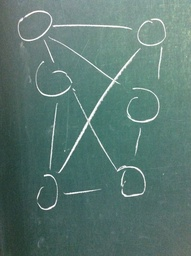
#> input picture Course-project/data/green/IMG_3094.JPG, 191 x 256 px, shrunk from 1936 x 2592 before the run
$ python -i connect_lines_hough.py   (imports and definitions only)
#> lines starting #> are read from the running program, lines starting #| are printed output that depends on the picture; after the words box and inside, x2 and y2 are one past the last pixel; in counts of white or black regions, pixels touching at a corner belong together
import matplotlib.pyplot as plt
from PIL import Image, ImageTk
from scipy import misc
import numpy as np
import hashlib
import shutil
import math
import cv2
import sys
import cv2
import os


def get_lines(lines_in):
    return [l[0] for l in lines_in]

def process_lines(image_src):
    img = cv2.imread(image_src)
#> img is the input picture: shape (256, 191, 3); mean B, G, R 114.1, 120.8, 91.1
    gray = cv2.cvtColor(img,cv2.COLOR_BGR2GRAY)
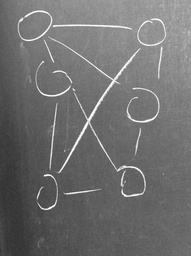
#> gray: shape (256, 191); min 48, max 255, mean 111.1

    ret, thresh1 = cv2.threshold(gray,127,255,cv2.THRESH_BINARY)
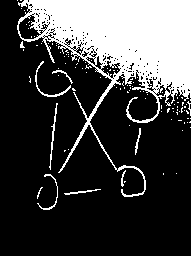
#> thresh1: shape (256, 191); 25.5% white; 104 white regions (94 under 20 px), largest, box (x1, y1, x2, y2) and area: (17, 0, 191, 197) 11679, (35, 61, 71, 97) 131, (49, 103, 58, 170) 116

    thresh1 = cv2.bitwise_not(thresh1)

    edges = cv2.Canny(thresh1, threshold1=50, threshold2=200, apertureSize = 3)
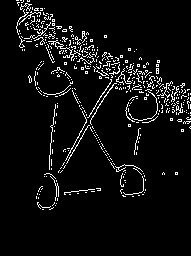
#> edges: shape (256, 191); 5.7% white in thin lines or dots, all inside (x1, y1, x2, y2) = (16, 0, 191, 210)

    lines = cv2.HoughLinesP(thresh1, rho=1, theta=np.pi/180, threshold=50,
                            minLineLength=50, maxLineGap=30)
#> lines = 201 rows, first 6: [0, 0, 45, 255], [13, 0, 190, 196], [0, 56, 190, 246], [0, 36, 190, 226], [0, 59, 190, 249], [0, 74, 181, 255]

    # l[0] - line; l[1] - angle
    for line in get_lines(lines):
        leftx, boty, rightx, topy = line
        cv2.line(img, (leftx, boty), (rightx,topy), (0,0,255), 6)
#> this loop made 201 passes
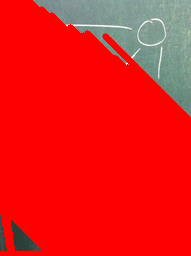
#> img: shape (256, 191, 3); mean B, G, R 25.4, 27.1, 231.6

    # merge lines

    #------------------
    # prepare
    _lines = []
    for _line in get_lines(lines):
        _lines.append([(_line[0], _line[1]),(_line[2], _line[3])])
#> this loop made 201 passes

    # sort
    _lines_x = []
    _lines_y = []
    for line_i in _lines:
        orientation_i = math.atan2((line_i[0][1]-line_i[1][1]),(line_i[0][0]-line_i[1][0]))
        if (abs(math.degrees(orientation_i)) > 45) and abs(math.degrees(orientation_i)) < (90+45):
            _lines_y.append(line_i)
        else:
            _lines_x.append(line_i)
#> this loop made 201 passes
#> (line_i, orientation_i) on passes 1 to 3: ([(0, 0), (45, 255)], -1.75), ([(13, 0), (190, 196)], -2.31), ([(0, 56), (190, 246)], -2.36)

    _lines_x = sorted(_lines_x, key=lambda _line: _line[0][0])
    _lines_y = sorted(_lines_y, key=lambda _line: _line[0][1])

    merged_lines_x = merge_lines_pipeline_2(_lines_x)
#> the loop in merge_lines_pipeline_2, `for line in lines:` made 169 passes
#> the loop in merge_lines_pipeline_2, `for group in super_lines:` made 2 passes
    merged_lines_y = merge_lines_pipeline_2(_lines_y)
#> the loop in merge_lines_pipeline_2 (call 2), `for line in lines:` made 32 passes
#> line on passes 1 to 12: [(0, 0), (45, 255)], [(13, 0), (190, 196)], [(1, 0), (190, 225)], [(9, 0), (190, 201)], [(4, 0), (190, 206)], [(3, 0), (190, 208)], [(7, 0), (190, 204)], [(2, 0), (190, 209)], [(6, 0), (190, 205)], [(2, 6), (170, 186)], [(0, 7), (190, 210)], [(17, 8), (190, 200)]
#> the loop in merge_lines_pipeline_2 (call 2), `for group in super_lines:` made 4 passes

    merged_lines_all = []
    merged_lines_all.extend(merged_lines_x)
    merged_lines_all.extend(merged_lines_y)
    print("process groups lines", len(_lines), len(merged_lines_all))
#| process groups lines 201 6
    img_merged_lines = cv2.imread(image_src)
    for line in merged_lines_all:
        cv2.line(img_merged_lines, (line[0][0], line[0][1]), (line[1][0],line[1][1]), (0,0,255), 6)
#> this loop made 6 passes
#> line on passes 1 to 6: [(0, 56), (190, 123)], [(0, 254), (107, 255)], [(0, 0), (45, 255)], [(13, 0), (190, 225)], [(17, 159), (56, 255)], [(0, 175), (11, 255)]
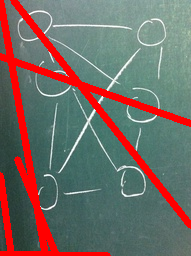
#> img_merged_lines: shape (256, 191, 3); 13.3% of pixels changed, all inside (x1, y1, x2, y2) = (0, 0, 191, 256)


    cv2.imwrite('./lines_gray.jpg',gray)
    cv2.imwrite('./lines_thresh.jpg',thresh1)
    cv2.imwrite('./lines_edges.jpg',edges)
    cv2.imwrite('./lines_lines.jpg',img)
    cv2.imwrite('./merged_lines.jpg',img_merged_lines)

    return merged_lines_all

def merge_lines_pipeline_2(lines):
    super_lines_final = []
    super_lines = []
    min_distance_to_merge = 30
    min_angle_to_merge = 30

    for line in lines:
        create_new_group = True
        group_updated = False

        for group in super_lines:
            for line2 in group:
                if get_distance(line2, line) < min_distance_to_merge:
                    # check the angle between lines
                    orientation_i = math.atan2((line[0][1]-line[1][1]),(line[0][0]-line[1][0]))
                    orientation_j = math.atan2((line2[0][1]-line2[1][1]),(line2[0][0]-line2[1][0]))

                    if int(abs(abs(math.degrees(orientation_i)) - abs(math.degrees(orientation_j)))) < min_angle_to_merge:
                        #print("angles", orientation_i, orientation_j)
                        #print(int(abs(orientation_i - orientation_j)))
                        group.append(line)

                        create_new_group = False
                        group_updated = True
                        break

            if group_updated:
                break

        if (create_new_group):
            new_group = []
            new_group.append(line)

            for idx, line2 in enumerate(lines):
                # check the distance between lines
                if get_distance(line2, line) < min_distance_to_merge:
                    # check the angle between lines
                    orientation_i = math.atan2((line[0][1]-line[1][1]),(line[0][0]-line[1][0]))
                    orientation_j = math.atan2((line2[0][1]-line2[1][1]),(line2[0][0]-line2[1][0]))

                    if int(abs(abs(math.degrees(orientation_i)) - abs(math.degrees(orientation_j)))) < min_angle_to_merge:
                        #print("angles", orientation_i, orientation_j)
                        #print(int(abs(orientation_i - orientation_j)))

                        new_group.append(line2)

                        # remove line from lines list
                        #lines[idx] = False
            # append new group
            super_lines.append(new_group)


    for group in super_lines:
        super_lines_final.append(merge_lines_segments1(group))

    return super_lines_final

def merge_lines_segments1(lines, use_log=False):
    if(len(lines) == 1):
        return lines[0]

    line_i = lines[0]

    # orientation
    orientation_i = math.atan2((line_i[0][1]-line_i[1][1]),(line_i[0][0]-line_i[1][0]))

    points = []
    for line in lines:
        points.append(line[0])
        points.append(line[1])

    if (abs(math.degrees(orientation_i)) > 45) and abs(math.degrees(orientation_i)) < (90+45):

        #sort by y
        points = sorted(points, key=lambda point: point[1])

        if use_log:
            print("use y")
    else:

        #sort by x
        points = sorted(points, key=lambda point: point[0])

        if use_log:
            print("use x")

    return [points[0], points[len(points)-1]]

# https://docs.scipy.org/doc/scipy/reference/generated/scipy.spatial.distance.cdist.html
# https://stackoverflow.com/questions/32702075/what-would-be-the-fastest-way-to-find-the-maximum-of-all-possible-distances-betw
def lines_close(line1, line2):
    dist1 = math.hypot(line1[0][0] - line2[0][0], line1[0][0] - line2[0][1])
    dist2 = math.hypot(line1[0][2] - line2[0][0], line1[0][3] - line2[0][1])
    dist3 = math.hypot(line1[0][0] - line2[0][2], line1[0][0] - line2[0][3])
    dist4 = math.hypot(line1[0][2] - line2[0][2], line1[0][3] - line2[0][3])

    if (min(dist1,dist2,dist3,dist4) < 100):
        return True
    else:
        return False

def lineMagnitude (x1, y1, x2, y2):
    lineMagnitude = math.sqrt(math.pow((x2 - x1), 2)+ math.pow((y2 - y1), 2))
    return lineMagnitude

#Calc minimum distance from a point and a line segment (i.e. consecutive vertices in a polyline).
# https://nodedangles.wordpress.com/2010/05/16/measuring-distance-from-a-point-to-a-line-segment/
# http://paulbourke.net/geometry/pointlineplane/
def DistancePointLine(px, py, x1, y1, x2, y2):
    #http://local.wasp.uwa.edu.au/~pbourke/geometry/pointline/source.vba
    LineMag = lineMagnitude(x1, y1, x2, y2)

    if LineMag < 0.00000001:
        DistancePointLine = 9999
        return DistancePointLine

    u1 = (((px - x1) * (x2 - x1)) + ((py - y1) * (y2 - y1)))
    u = u1 / (LineMag * LineMag)

    if (u < 0.00001) or (u > 1):
        #// closest point does not fall within the line segment, take the shorter distance
        #// to an endpoint
        ix = lineMagnitude(px, py, x1, y1)
        iy = lineMagnitude(px, py, x2, y2)
        if ix > iy:
            DistancePointLine = iy
        else:
            DistancePointLine = ix
    else:
        # Intersecting point is on the line, use the formula
        ix = x1 + u * (x2 - x1)
        iy = y1 + u * (y2 - y1)
        DistancePointLine = lineMagnitude(px, py, ix, iy)

    return DistancePointLine

def get_distance(line1, line2):
    dist1 = DistancePointLine(line1[0][0], line1[0][1],
                              line2[0][0], line2[0][1], line2[1][0], line2[1][1])
    dist2 = DistancePointLine(line1[1][0], line1[1][1],
                              line2[0][0], line2[0][1], line2[1][0], line2[1][1])
    dist3 = DistancePointLine(line2[0][0], line2[0][1],
                              line1[0][0], line1[0][1], line1[1][0], line1[1][1])
    dist4 = DistancePointLine(line2[1][0], line2[1][1],
                              line1[0][0], line1[0][1], line1[1][0], line1[1][1])

    return min(dist1,dist2,dist3,dist4)

>>> result = process_lines('../../../Course-project/data/green/IMG_3094.JPG')

$ run again, on Course-project/data/green/IMG_3095.JPG
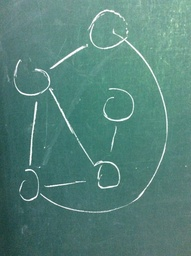
#> input picture Course-project/data/green/IMG_3095.JPG, 191 x 256 px, shrunk from 1936 x 2592 before the run
#> in process_lines, img is the input picture: shape (256, 191, 3); mean B, G, R 122.5, 131.1, 85.7
#> edges: shape (256, 191); 6.9% white in thin lines or dots, all inside (x1, y1, x2, y2) = (0, 0, 191, 214)
#> lines = 191 rows, first 6: [0, 47, 190, 237], [0, 49, 190, 239], [0, 56, 190, 246], [0, 16, 190, 206], [0, 93, 162, 255], [0, 90, 165, 255]
#> the loop in process_lines, `for line in get_lines(lines):` made 191 passes
#> after the loop in process_lines, `for line in get_lines(lines):`:
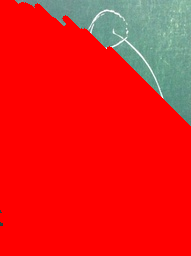
#> img: shape (256, 191, 3); mean B, G, R 27.2, 29.9, 229.9
#> the loop in process_lines, `for _line in get_lines(lines):` made 191 passes
#> the loop in process_lines, `for line_i in _lines:` made 191 passes
#> (line_i, orientation_i) on passes 1 to 3: ([(0, 47), (190, 237)], -2.36), ([(0, 49), (190, 239)], -2.36), ([(0, 56), (190, 246)], -2.36)
#> the loop in merge_lines_pipeline_2, `for line in lines:` made 176 passes
#> the loop in merge_lines_pipeline_2, `for group in super_lines:` made 1 pass
#> the loop in merge_lines_pipeline_2 (call 2), `for line in lines:` made 15 passes
#> line on passes 1 to 8: [(115, 59), (183, 129)], [(99, 60), (190, 154)], [(0, 149), (26, 255)], [(0, 159), (83, 245)], [(2, 161), (90, 252)], [(0, 162), (65, 255)], [(0, 165), (25, 255)], [(1, 165), (60, 255)]
#> the loop in merge_lines_pipeline_2 (call 2), `for group in super_lines:` made 2 passes
#| process groups lines 191 3
#> the loop in process_lines, `for line in merged_lines_all:` made 3 passes
#> line on passes 1 to 3: [(0, 47), (190, 152)], [(115, 59), (190, 154)], [(0, 149), (10, 255)]
#> after the loop in process_lines, `for line in merged_lines_all:`:
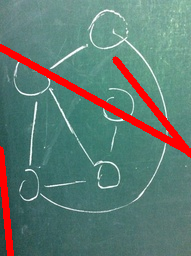
#> img_merged_lines: shape (256, 191, 3); 6.19% of pixels changed, all inside (x1, y1, x2, y2) = (0, 44, 191, 256)

$ run again, on Course-project/data/green/IMG_3096.JPG
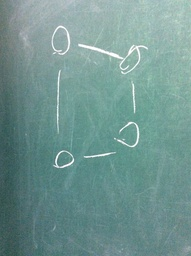
#> input picture Course-project/data/green/IMG_3096.JPG, 191 x 256 px, shrunk from 1936 x 2592 before the run
#> in process_lines, img is the input picture: shape (256, 191, 3); mean B, G, R 145.5, 149.5, 114.1
#> edges: shape (256, 191); 8% white in thin lines or dots
#> lines = 115 rows, first 6: [0, 20, 67, 255], [0, 33, 63, 255], [0, 124, 131, 255], [0, 114, 140, 254], [0, 84, 30, 255], [0, 129, 122, 251]
#> the loop in process_lines, `for line in get_lines(lines):` made 115 passes
#> after the loop in process_lines, `for line in get_lines(lines):`:
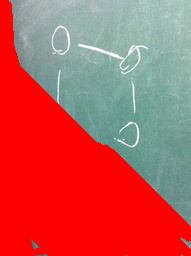
#> img: shape (256, 191, 3); mean B, G, R 84.8, 87.9, 192.4
#> the loop in process_lines, `for _line in get_lines(lines):` made 115 passes
#> the loop in process_lines, `for line_i in _lines:` made 115 passes
#> (line_i, orientation_i) on passes 1 to 8: ([(0, 20), (67, 255)], -1.85), ([(0, 33), (63, 255)], -1.85), ([(0, 124), (131, 255)], -2.36), ([(0, 114), (140, 254)], -2.36), ([(0, 84), (30, 255)], -1.74), ([(0, 129), (122, 251)], -2.36), ([(0, 111), (144, 255)], -2.36), ([(0, 97), (158, 255)], -2.36)
#> the loop in merge_lines_pipeline_2, `for line in lines:` made 95 passes
#> line on passes 2 to 9: [(0, 114), (140, 254)], [(0, 129), (122, 251)], [(0, 111), (144, 255)], [(0, 97), (158, 255)], [(0, 122), (133, 255)], [(0, 108), (147, 255)], [(0, 91), (163, 254)], [(0, 101), (153, 254)]
#> the loop in merge_lines_pipeline_2, `for group in super_lines:` made 2 passes
#> the loop in merge_lines_pipeline_2 (call 2), `for line in lines:` made 20 passes
#> line on passes 1 to 8: [(5, 0), (18, 255)], [(1, 0), (5, 255)], [(2, 1), (10, 255)], [(4, 1), (12, 255)], [(6, 3), (19, 255)], [(8, 4), (22, 255)], [(7, 6), (20, 255)], [(0, 12), (74, 255)]
#> the loop in merge_lines_pipeline_2 (call 2), `for group in super_lines:` made 1 pass
#| process groups lines 115 3
#> the loop in process_lines, `for line in merged_lines_all:` made 3 passes
#> line on passes 1 to 3: [(0, 124), (190, 230)], [(6, 255), (189, 233)], [(5, 0), (0, 255)]
#> after the loop in process_lines, `for line in merged_lines_all:`:
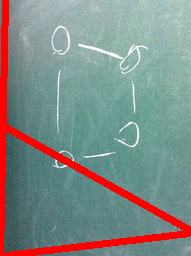
#> img_merged_lines: shape (256, 191, 3); 8.83% of pixels changed, all inside (x1, y1, x2, y2) = (0, 0, 191, 256)

$ run again, on Course-project/data/green/IMG_3097.JPG
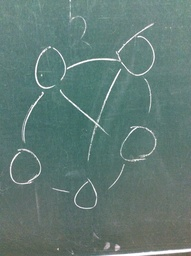
#> input picture Course-project/data/green/IMG_3097.JPG, 191 x 256 px, shrunk from 1936 x 2592 before the run
#> in process_lines, img is the input picture: shape (256, 191, 3); mean B, G, R 117.8, 123.2, 97.5
#> edges: shape (256, 191); 8.3% white in thin lines or dots
#> lines = 236 rows, first 6: [0, 254, 190, 64], [26, 0, 95, 255], [0, 186, 161, 25], [1, 16, 190, 205], [0, 251, 186, 65], [1, 36, 190, 225]
#> the loop in process_lines, `for line in get_lines(lines):` made 236 passes
#> after the loop in process_lines, `for line in get_lines(lines):`:
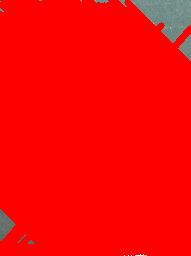
#> img: shape (256, 191, 3); mean B, G, R 5.6, 5.9, 248.9
#> the loop in process_lines, `for _line in get_lines(lines):` made 236 passes
#> the loop in process_lines, `for line_i in _lines:` made 236 passes
#> (line_i, orientation_i) on passes 1 to 3: ([(0, 254), (190, 64)], 2.36), ([(26, 0), (95, 255)], -1.84), ([(0, 186), (161, 25)], 2.36)
#> the loop in merge_lines_pipeline_2, `for line in lines:` made 223 passes
#> line on passes 2 to 4: [(0, 186), (161, 25)], [(0, 251), (186, 65)], [(0, 56), (190, 246)]
#> the loop in merge_lines_pipeline_2, `for group in super_lines:` made 3 passes
#> the loop in merge_lines_pipeline_2 (call 2), `for line in lines:` made 13 passes
#> line on passes 1 to 8: [(26, 0), (95, 255)], [(88, 8), (190, 113)], [(107, 10), (190, 96)], [(132, 22), (190, 82)], [(0, 135), (114, 253)], [(0, 137), (105, 253)], [(0, 166), (86, 255)], [(0, 173), (74, 249)]
#> the loop in merge_lines_pipeline_2 (call 2), `for group in super_lines:` made 2 passes
#| process groups lines 236 5
#> the loop in process_lines, `for line in merged_lines_all:` made 5 passes
#> line on passes 1 to 5: [(0, 254), (190, 65)], [(0, 56), (190, 221)], [(0, 244), (165, 249)], [(26, 0), (59, 255)], [(88, 8), (190, 113)]
#> after the loop in process_lines, `for line in merged_lines_all:`:
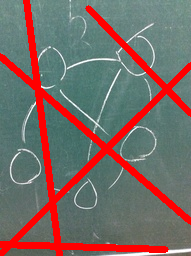
#> img_merged_lines: shape (256, 191, 3); 14.53% of pixels changed, all inside (x1, y1, x2, y2) = (0, 0, 191, 256)
